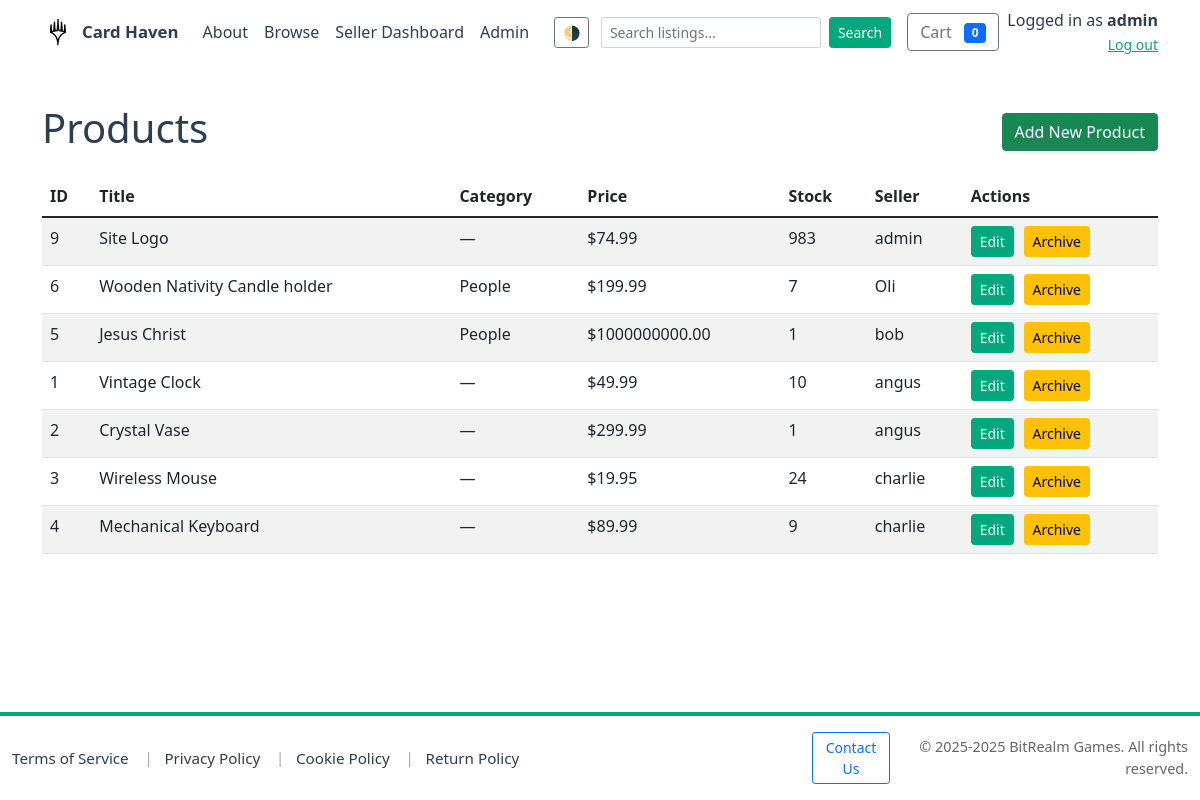
/admin/products (signed in), run on an earlier commit of the app's database.
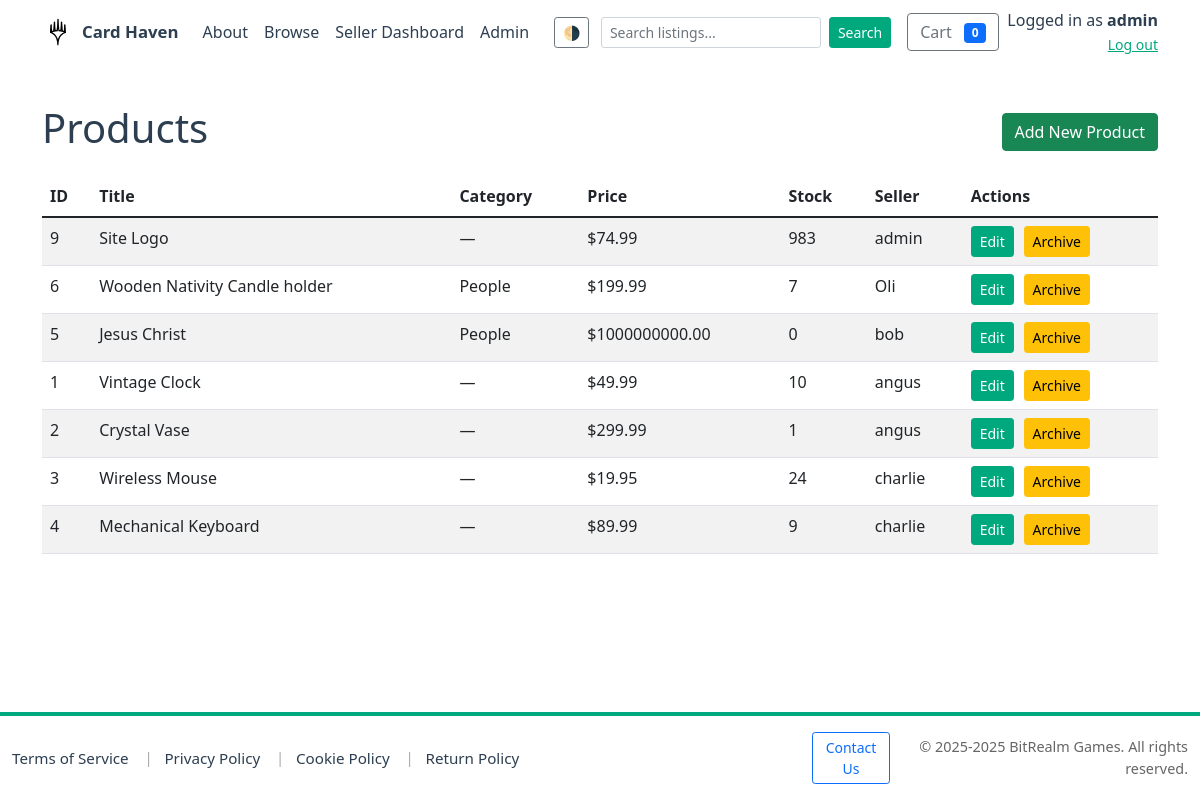
And on a later commit of the database.
### models.py (models this page shows, shortened)
class Product(db.Model):
    __tablename__ = 'products'
    id = db.Column(db.Integer, primary_key=True)
    seller_id = db.Column(db.Integer, db.ForeignKey('users.id'), nullable=True)
    title = db.Column(db.String(255), nullable=False)
    description = db.Column(db.Text)
    price = db.Column(db.Float, nullable=False)
    stock = db.Column(db.BigInteger)
    image_url = db.Column(db.String(1024))
    created_at = db.Column(db.DateTime, default=datetime.utcnow)
    is_active = db.Column(db.Boolean, default=True)
    category_id = db.Column(db.Integer, db.ForeignKey('categories.id'), nullable=True)
    rating = db.Column(db.Float, default=0.0)
    seller = db.relationship('User', back_populates='products')
    category = db.relationship('Category', back_populates='legacy_products')
    categories = db.relationship('Category', secondary=product_categories, back_populates='products', lazy='dynamic')
    order_items = db.relationship('OrderItem', back_populates='product', lazy='dynamic')

class Category(db.Model):
    __tablename__ = 'categories'
    id = db.Column(db.Integer, primary_key=True)
    name = db.Column(db.String(255), unique=True, nullable=False)
    slug = db.Column(db.String(255), unique=True)
    description = db.Column(db.Text)
    created_at = db.Column(db.DateTime, default=datetime.utcnow)
    legacy_products = db.relationship('Product', back_populates='category', lazy='dynamic')
    products = db.relationship('Product', secondary=product_categories, back_populates='categories', lazy='dynamic')

class User(db.Model):
    __tablename__ = 'users'
    id = db.Column(db.Integer, primary_key=True)
    username = db.Column(db.String(150), unique=True, nullable=False)
    email = db.Column(db.String(255), unique=True, nullable=False)
    password_hash = db.Column(db.String(255), nullable=False)
    is_admin = db.Column(db.Boolean, default=False)
    is_seller = db.Column(db.Boolean, default=False)
    business_name = db.Column(db.String(255))
    seller_description = db.Column(db.Text)
    rating = db.Column(db.Float, default=0.0)
    total_sales = db.Column(db.Integer, default=0)
    logo_url = db.Column(db.String(512))
    created_at = db.Column(db.DateTime, default=datetime.utcnow)
    products = db.relationship('Product', back_populates='seller', lazy='dynamic')
    orders = db.relationship('Order', back_populates='buyer', lazy='dynamic')

### app.py (the view)
@app.route('/admin/products')
@admin_required
def admin_products():
    conn = get_db_connection()
    cur = conn.cursor()
    cur.execute("SELECT p.id, p.title, p.price, p.stock, p.is_active, u.username AS seller, c.name AS category FROM products p LEFT JOIN users u ON p.seller_id = u.id LEFT JOIN categories c ON p.category_id = c.id ORDER BY p.created_at DESC")
    products = cur.fetchall()
    conn.close()
    return render_template('admin/products.html', products=products)

### app.py (called while the page is built)
def get_db_connection(path=DB_PATH):
    conn = sqlite3.connect(path)
    conn.row_factory = sqlite3.Row
    conn.execute("PRAGMA foreign_keys = ON;")
    try:
        cur = conn.cursor()
        cur.execute("PRAGMA table_info(products)")
        cols = [r['name'] for r in cur.fetchall()]
        if 'is_active' not in cols:
            try:
                cur.execute("ALTER TABLE products ADD COLUMN is_active INTEGER NOT NULL DEFAULT 1")
                conn.commit()
            except Exception:
                pass
    except Exception:
        pass
    return conn

@app.after_request
def set_security_headers(response):
    response.headers.setdefault('X-Frame-Options', 'SAMEORIGIN')
    response.headers.setdefault('X-Content-Type-Options', 'nosniff')
    response.headers.setdefault('Referrer-Policy', 'no-referrer-when-downgrade')
    if 'SSL_ENABLED' in globals() and SSL_ENABLED:
        response.headers.setdefault('Strict-Transport-Security', 'max-age=63072000; includeSubDomains; preload')
    return response

### templates/admin/products.html (shortened to what this page needs)
<!doctype html>
<html lang="en">
<head>
  {% include 'head_includes.html' %}
</head>
<body>
  {% include 'navbar.html' %}
  <div class="container my-4">
    <div class="d-flex justify-content-between align-items-center">
      <h1>Products</h1>
      <a href="{{ url_for('admin_product_new') }}" class="btn btn-success">Add New Product</a>
    </div>
    <table class="table table-striped mt-3">
      <thead>
        <tr>
          <th>ID</th>
          <th>Title</th>
          <th>Category</th>
          <th>Price</th>
          <th>Stock</th>
          <th>Seller</th>
          <th>Actions</th>
        </tr>
      </thead>
      <tbody>
        {% for p in products %}
          <tr>
            <td>{{ p['id'] }}</td>
            <td>{{ p['title'] }}</td>
            <td>{{ p['category'] or '—' }}</td>
            <td>${{ '%.2f'|format(p['price']) }}</td>
            <td>{{ p['stock'] }}</td>
            <td>{{ p['seller'] or '—' }}</td>
            <td>
              <a href="{{ url_for('admin_product_edit', product_id=p['id']) }}" class="btn btn-sm btn-primary">Edit</a>
              {% if p['is_active'] is defined and p['is_active']|int == 1 %}
                <form action="{{ url_for('admin_product_toggle', product_id=p['id']) }}" method="post" style="display:inline; margin-left:.35rem;">
                  <button class="btn btn-sm btn-warning">Archive</button>
                </form>
              {% else %}
                <form action="{{ url_for('admin_product_toggle', product_id=p['id']) }}" method="post" style="display:inline; margin-left:.35rem;">
                  <button class="btn btn-sm btn-success">Unarchive</button>
                </form>
              {% endif %}
            </td>
          </tr>
        {% else %}
          <tr><td colspan="6">No products found.</td></tr>
        {% endfor %}
      </tbody>
    </table>
  </div>
  {% include 'footer.html' %}
</body>
</html>

What changed in the data, as far as the page shows it:
changed Product "Jesus Christ": stock "1" → "0"
